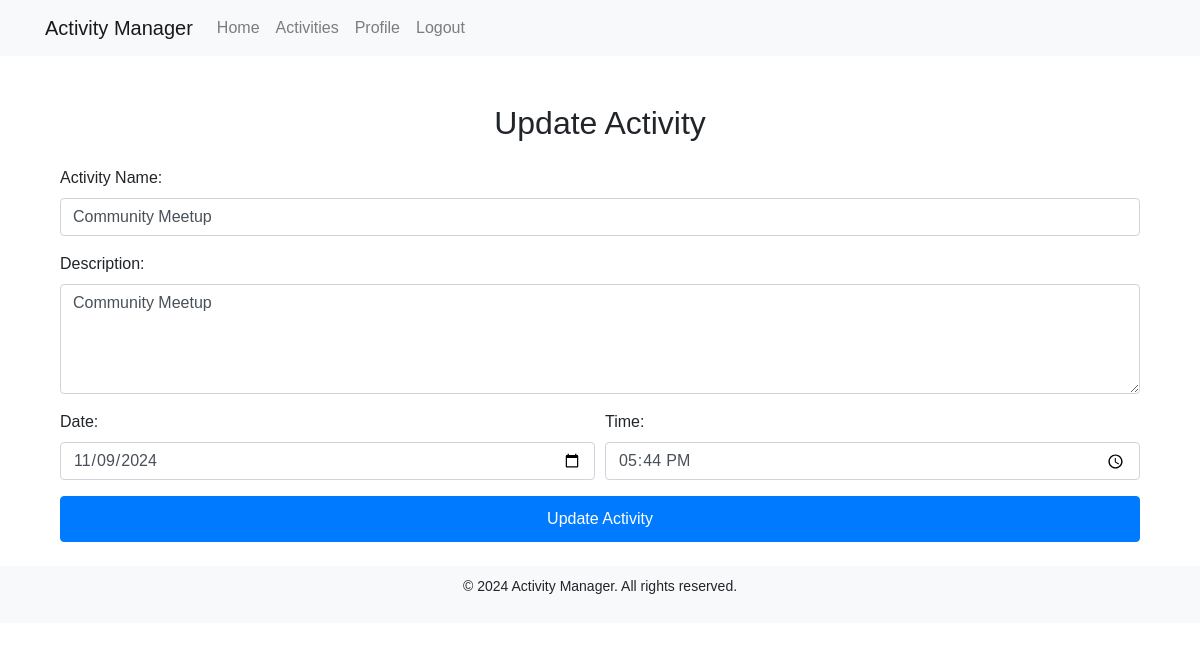
The app's page /activities/1/update (signed in) with its own data.
### app/models.py (models this page shows)
class Activity(db.Model):
    id = db.Column(db.Integer, primary_key=True)
    activity_name = db.Column(db.String(150), nullable=False)
    description = db.Column(db.String(300))
    date_time = db.Column(db.DateTime, nullable=False)  # Updated column
    organizer_id = db.Column(db.Integer, db.ForeignKey('user.id'), nullable=False)
    participants = db.relationship('Participation', backref='activity', lazy=True)

### app/routes.py (the view, shortened to what this page needs)
@main.route('/activities/<int:activity_id>/update', methods=['GET', 'POST'])
@login_required
def update_activity(activity_id):
    activity = Activity.query.get_or_404(activity_id)
    if activity.organizer_id != current_user.id:
        flash("You are not authorized to update this activity.", "danger")
        return redirect(url_for('main.activities'))
    return render_template('update_activity.html', activity=activity)

### app/__init__.py (called while the page is built)
def create_app():
    app = Flask(__name__)
    app.config['SECRET_KEY'] = 'your_secret_key'
    app.config['SQLALCHEMY_DATABASE_URI'] = 'sqlite:///activity_manager.db'
    db.init_app(app)
    login_manager.init_app(app)
    login_manager.login_view = 'main.login'
    @login_manager.user_loader
    def load_user(user_id):
        return User.query.get(int(user_id))
    from .routes import main as main_blueprint
    app.register_blueprint(main_blueprint)
    with app.app_context():
        db.create_all()
    return app

### app/templates/update_activity.html (shortened to what this page needs)
{% extends 'base.html' %}
{% block content %}
<div class="container mt-5">
    <h2 class="text-center">Update Activity</h2>
    <form method="POST" class="mt-4">
        <div class="form-group">
            <label for="activity_name">Activity Name:</label>
            <input type="text" class="form-control" id="activity_name" name="activity_name" value="{{ activity.activity_name }}" required>
        </div>
        <div class="form-group">
            <label for="description">Description:</label>
            <textarea class="form-control" id="description" name="description" rows="4">{{ activity.description }}</textarea>
        </div>
        <div class="form-row">
            <div class="form-group col-md-6">
                <label for="date">Date:</label>
                <input type="date" class="form-control" id="date" name="date" value="{{ activity.date_time.strftime('%Y-%m-%d') }}" required>
            </div>
            <div class="form-group col-md-6">
                <label for="time">Time:</label>
                <input type="time" class="form-control" id="time" name="time" value="{{ activity.date_time.strftime('%H:%M') }}" required>
            </div>
        </div>
        <button type="submit" class="btn btn-primary btn-block">Update Activity</button>
    </form>
</div>
{% endblock %}

### app/static/style.css (style rules this page uses)
body { font-family: Arial, sans-serif; }
button[type="submit"], .btn { padding: 10px 15px; border-radius: 0.25rem; }
h2 { font-size: 2rem; margin-bottom: 1rem; }
.form-control { border-radius: 0.25rem; }
.mt-5 { margin-top: 3rem !important; }
.text-center { text-align: center !important; }

### records on screen
Activity: activity_name "Community Meetup", description "Community Meetup", date "11/09/2024", time "17:44"
